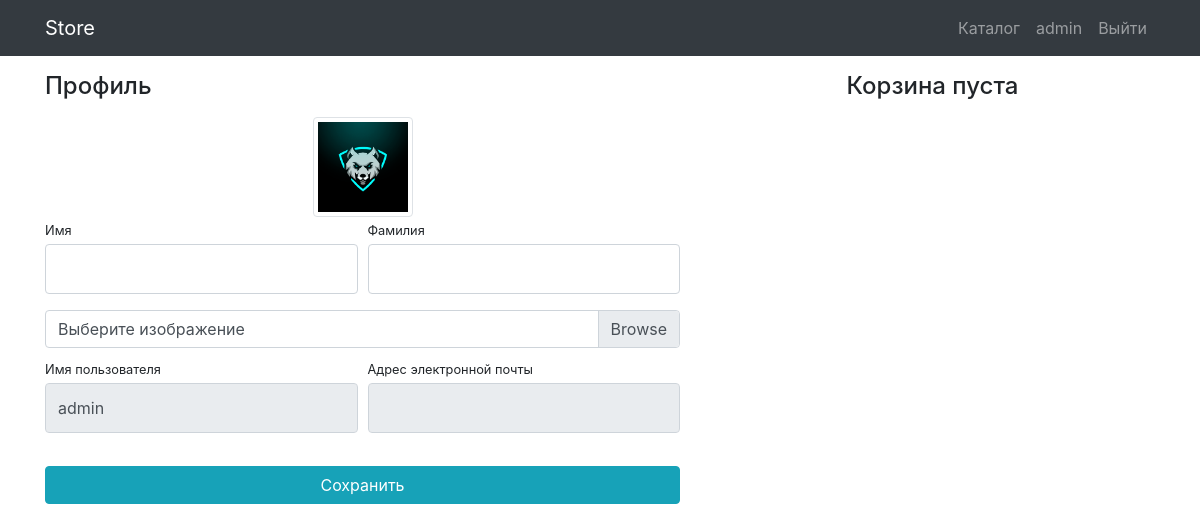
Before: /users/profile/ (signed in) with the older database file.
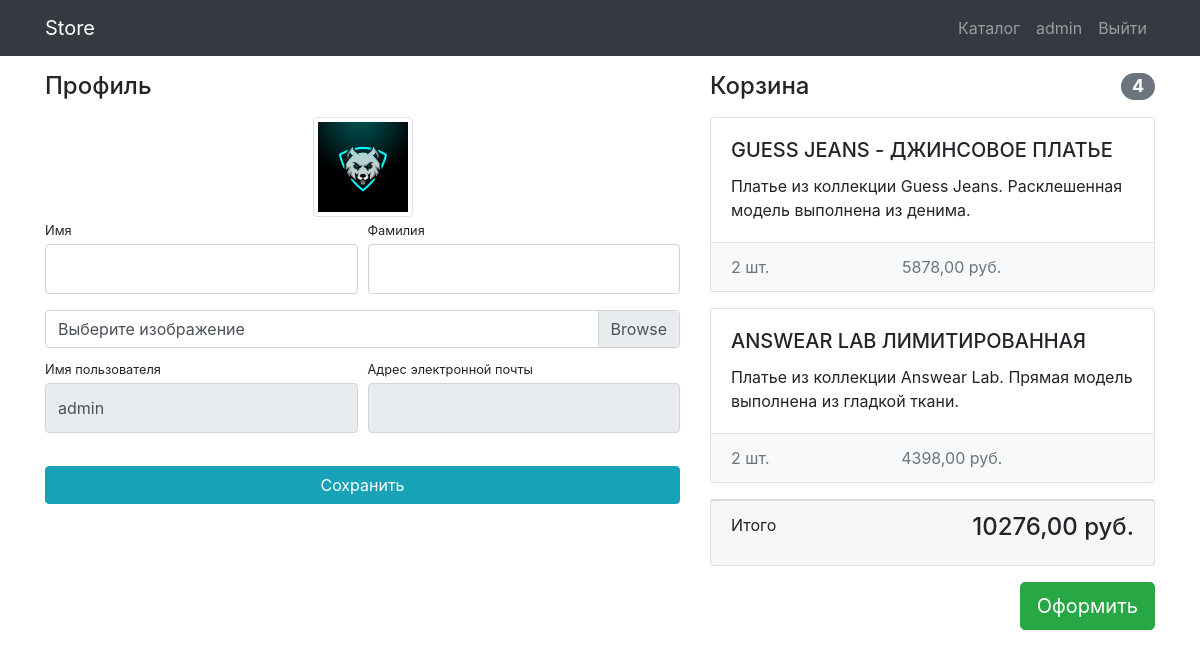
After: the same page with the newer database file.
### users/models.py (models this page shows)
class User(AbstractUser):
    image = models.ImageField(upload_to='users_images', blank=True)

### products/models.py (models this page shows, shortened)
class Basket(models.Model):
    user = models.ForeignKey(User, on_delete=models.CASCADE)
    product = models.ForeignKey(Product, on_delete=models.CASCADE)
    quantity = models.PositiveIntegerField(default=0)
    create_database = models.DateTimeField(auto_now_add=True)
    def sum(self):
        return self.quantity * self.product.price
    class Meta:
        verbose_name = 'Товар в корзину'
        verbose_name_plural = 'Корзина'

class Product(models.Model):
    name = models.CharField(max_length=256, verbose_name='Название товара')
    image = models.ImageField(upload_to='products_images', blank=True, verbose_name='Изображение')
    description = models.TextField(blank=True, verbose_name='Описание')
    short_description = models.CharField(max_length=100, blank=True, verbose_name='Краткое описание')
    price = models.DecimalField(max_digits=8, decimal_places=2, default=0, verbose_name='Цена')
    quantity = models.PositiveIntegerField(default=0, verbose_name='Количество')
    category = models.ForeignKey(ProductCategory, on_delete=models.CASCADE, verbose_name='Категория')
    class Meta:
        verbose_name = 'Товар'
        verbose_name_plural = 'Товары'

### users/views.py (the view)
# urls.py: path('profile/', views.profile, name='profile'),
@login_required
def profile(request):
    user = request.user
    if request.method == 'POST':
        form = UserProfileForm(data=request.POST, files=request.FILES, instance=user)
        if form.is_valid():
            form.save()
            return redirect('profile')
    else:
        form = UserProfileForm(instance=user)
    baskets = Basket.objects.filter(user=user)
    total_quantity = sum(basket.quantity for basket in baskets)
    total_sum = sum(basket.sum() for basket in baskets)
    context = {
        'form': form,
        'baskets': Basket.objects.filter(user=user),
        'total_quantity': total_quantity,
        'total_sum': total_sum,
    }
    return render(request, 'users/profile.html', context)

### users/forms.py
class UserProfileForm(UserChangeForm):
    username = forms.CharField(widget=forms.TextInput(attrs={'readonly': True}))
    email = forms.CharField(widget=forms.EmailInput(attrs={'readonly': True}))
    image = forms.ImageField(widget=forms.FileInput(), required=False)
    def __init__(self, *args, **kwargs):
        super(UserProfileForm, self).__init__(*args, **kwargs)
        for field in self.fields.values():
            field.widget.attrs['class'] = "form-control py-4"
        self.fields['image'].widget.attrs['class'] = 'custom-file-input'
    class Meta:
        model = User
        fields = ('username', 'email', 'first_name', 'last_name', 'image')

### users/templates/users/profile.html (shortened to what this page needs)
{% extends 'products/base.html' %}
{% load static %}
{% block css %}
    <link href="{% static 'css/profile.css' %}" rel="stylesheet">
{% endblock %}
{% block content %}
<div class="container">
    <div class="row">
        <div class="col-lg-7">
            <h4 class="mt-3 mb-3">Профиль</h4>
            <div class="col-lg-12 text-center">
                <img width="100" height="100"
                     src="{% if user.image %} {{ user.image.url }} {% else %} {% static 'vendor/img/users/default.jpg' %} {% endif %}"
                     class="img-thumbnail">
            </div>
            <form action="{% url 'profile' %}" method="post" enctype="multipart/form-data">
                <div class="form-row">
                    <div class="col-lg-6">
                        <div class="form-group">
                            <label class="small mb-1" for="{{ form.first_name.id_for_label }}">Имя</label>
                            {{ form.first_name }}
                        </div>
                    </div>
                    <div class="col-lg-6">
                        <div class="form-group">
                            <label class="small mb-1" for="{{ form.last_name.id_for_label }}">Фамилия</label>
                            {{ form.last_name }}
                        </div>
                    </div>
                </div>
                <div class="form-row mb-2">
                    <div class="col-lg-12">
                        <div class="custom-file">
                            <label class="custom-file-label" for="{{ form.image.id_for_label }}">Выберите изображение</label>
                        </div>
                    </div>
                </div>
                <div class="form-row">
                    <div class="col-lg-6">
                        <label class="small mb-1" for="{{ form.username.id_for_label }}">Имя пользователя</label>
                        {{ form.username }}
                    </div>
                    <div class="col-lg-6">
                        <label class="small mb-1" for="{{ form.email.id_for_label }}">Адрес электронной
                            почты</label>
                        {{ form.email }}
                    </div>
                </div>
                <div class="form-row">
                    <div class="col-lg-12" style="margin-top: 33px;">
                        <input class="btn btn-info btn-block" type="submit" value="Сохранить">
                    </div>
                </div>
            </form>
        </div>
        {% include 'products/basket.html' %}
    </div>
</div>
{% endblock %}

### products/templates/products/base.html (shortened to what this page needs)
<!DOCTYPE html>
{% load static %}
<html lang="en">
<head>
    <link href="{% static 'vendor/bootstrap/css/bootstrap.min.css' %}" rel="stylesheet">
    {% block css %}
    {% endblock %}
</head>
<body>
<nav class="navbar navbar-expand-lg navbar-dark bg-dark fixed-top">
    <div class="container">
        <a class="navbar-brand" href="{% url 'index' %}">Store</a>
        <div class="collapse navbar-collapse" id="navbarResponsive">
            <ul class="navbar-nav ml-auto">
                <li class="nav-item">
                    <a class="nav-link" href="{% url 'products' %}">Каталог  </a>
                </li>
                {% if user.is_authenticated %}
                <li class="nav-item">
                    <a class="nav-link" href="{% url 'profile' %}">{{ user.username }}
                    </a>
                </li>
                <li class="nav-item">
                    <a class="nav-link" href="{% url 'logout' %}">Выйти </a>
                </li>
                {% else %}
                <li class="nav-item">
                    <a class="nav-link" href="{% url 'login' %}">Войти <i class="fas fa-sign-in-alt"></i></a>
                </li>
                {% endif %}
            </ul>
        </div>
    </div>
</nav>
{% block content %}
{% endblock %}
</body>
</html>

### products/templates/products/basket.html (shortened to what this page needs)
{% if baskets %}
<div class="col-lg-5">
            <h4 class="mt-3 mb-3 d-flex justify-content-between align-items-center mb-3">
                Корзина <span class="badge badge-secondary badge-pill">{{ total_quantity }}</span>
            </h4>
            {% for basket in baskets %}
            <div class="card mb-3">
                <div class="card-body">
                    <h5 class="card-title">{{ basket.product.name }}</h5>
                    <p class="card-text">{{ basket.product.short_description }}</p>
                </div>
                <ul class="list-group list-group-flush">
                    <li class="list-group-item d-flex justify-content-between lh-condensed bg-light">
                        <span class="text-muted">{{ basket.quantity }} шт.</span>
                        <span class="text-muted">{{ basket.sum }} руб.</span>
                    </li>
                </ul>
            </div>
            {% endfor %}
            <div class="card mb-3">
                <div class="card-footer">
                    <p class="float-left">Итого</p>
                    <h4 class="float-right">{{ total_sum }} руб.</h4>
                </div>
            </div>
            <button type="button" class="btn btn-success btn-lg float-right">Оформить</button>
        </div>
{% else %}
    <div class="col-lg-5">
        <h4 class="mt-3 mb-3 text-center">
            Корзина пуста
        </h4>
    </div>
{% endif %}

### products/static/css/profile.css (style rules this page uses)
body { padding-top: 56px; }

Changed rows visible on the page:
added Basket: product.name "GUESS JEANS - ДЖИНСОВОЕ ПЛАТЬЕ", product.short_description "Платье из коллекции Guess Jeans. Расклешенная модель выполнена из денима.", quantity "2", sum "5878,00"
added Basket: product.name "ANSWEAR LAB ЛИМИТИРОВАННАЯ", product.short_description "Платье из коллекции Answear Lab. Прямая модель выполнена из гладкой ткани.", quantity "2", sum "4398,00"
Other visible differences:
{{ total_quantity }}: (not shown) → "4"
{{ total_sum }}: (not shown) → "10276,00"
text no longer shown: "Корзина пуста"
text now shown: "Корзина Итого руб. Оформить"
